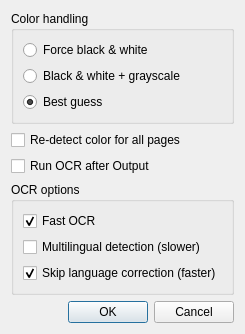
<?xml version="1.0" encoding="UTF-8"?>
<ui version="4.0">
 <class>AutoProcessDialog</class>
 <widget class="QDialog" name="AutoProcessDialog">
  <property name="windowModality">
   <enum>Qt::WindowModal</enum>
  </property>
  <property name="windowTitle">
   <string>Auto Process</string>
  </property>
  <layout class="QVBoxLayout" name="verticalLayout">
   <item>
    <widget class="QGroupBox" name="colorHandlingGroup">
     <property name="title">
      <string>Color handling</string>
     </property>
     <layout class="QVBoxLayout" name="colorHandlingLayout">
      <item>
       <widget class="QRadioButton" name="forceBlackAndWhiteButton">
        <property name="text">
         <string>Force black &amp;&amp; white</string>
        </property>
       </widget>
      </item>
      <item>
       <widget class="QRadioButton" name="blackAndWhiteAndGrayscaleButton">
        <property name="text">
         <string>Black &amp;&amp; white + grayscale</string>
        </property>
       </widget>
      </item>
      <item>
       <widget class="QRadioButton" name="bestGuessButton">
        <property name="text">
         <string>Best guess</string>
        </property>
        <property name="checked">
         <bool>true</bool>
        </property>
       </widget>
      </item>
     </layout>
   </widget>
   </item>
   <item>
    <widget class="QCheckBox" name="redetectColorCheckBox">
     <property name="toolTip">
      <string>Resets automatic color decisions for every page so they are detected again. Manual per-page color choices are preserved.</string>
     </property>
     <property name="text">
      <string>Re-detect color for all pages</string>
     </property>
    </widget>
   </item>
   <item>
    <widget class="QCheckBox" name="ocrCheckBox">
     <property name="toolTip">
      <string>Recognize text from Weasel's processed page images after Output.</string>
     </property>
     <property name="text">
      <string>Run OCR after Output</string>
     </property>
    </widget>
   </item>
   <item>
    <widget class="QGroupBox" name="ocrOptionsGroup">
     <property name="title">
      <string>OCR options</string>
     </property>
     <layout class="QVBoxLayout" name="ocrOptionsLayout">
      <item>
       <widget class="QCheckBox" name="fastOcrCheckBox">
        <property name="toolTip">
         <string>Use Vision's fast recognition mode. Turn this off when maximum recognition accuracy matters more than speed.</string>
        </property>
        <property name="text">
         <string>Fast OCR</string>
        </property>
        <property name="checked">
         <bool>true</bool>
        </property>
       </widget>
      </item>
      <item>
       <widget class="QCheckBox" name="multilingualOcrCheckBox">
        <property name="toolTip">
         <string>Detect multiple languages automatically. Leave this off to use the much faster system-language path.</string>
        </property>
        <property name="text">
         <string>Multilingual detection (slower)</string>
        </property>
       </widget>
      </item>
      <item>
       <widget class="QCheckBox" name="skipOcrLanguageCorrectionCheckBox">
        <property name="toolTip">
         <string>Skip Vision's language-model correction. On the 392-page test book this reduced total time from 2:48 to about 1:30 with a modest accuracy cost.</string>
        </property>
        <property name="text">
         <string>Skip language correction (faster)</string>
        </property>
        <property name="checked">
         <bool>true</bool>
        </property>
       </widget>
      </item>
     </layout>
    </widget>
   </item>
   <item>
    <widget class="QDialogButtonBox" name="buttonBox">
     <property name="orientation">
      <enum>Qt::Horizontal</enum>
     </property>
     <property name="standardButtons">
      <set>QDialogButtonBox::Cancel|QDialogButtonBox::Ok</set>
     </property>
    </widget>
   </item>
  </layout>
 </widget>
 <resources/>
 <connections>
  <connection>
   <sender>buttonBox</sender>
   <signal>accepted()</signal>
   <receiver>AutoProcessDialog</receiver>
   <slot>accept()</slot>
  </connection>
  <connection>
   <sender>buttonBox</sender>
   <signal>rejected()</signal>
   <receiver>AutoProcessDialog</receiver>
   <slot>reject()</slot>
  </connection>
 </connections>
</ui>
